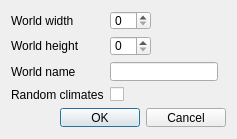
<?xml version="1.0" encoding="UTF-8"?>
<ui version="4.0">
 <class>Dialog</class>
 <widget class="QDialog" name="Dialog">
  <property name="enabled">
   <bool>true</bool>
  </property>
  <property name="sizePolicy">
   <sizepolicy hsizetype="Fixed" vsizetype="Fixed">
    <horstretch>0</horstretch>
    <verstretch>0</verstretch>
   </sizepolicy>
  </property>
  <property name="minimumSize">
   <size>
    <width>237</width>
    <height>139</height>
   </size>
  </property>
  <property name="maximumSize">
   <size>
    <width>237</width>
    <height>139</height>
   </size>
  </property>
  <property name="contextMenuPolicy">
   <enum>Qt::ActionsContextMenu</enum>
  </property>
  <property name="windowTitle">
   <string>Create world</string>
  </property>
  <property name="modal">
   <bool>false</bool>
  </property>
  <layout class="QFormLayout" name="formLayout">
   <property name="fieldGrowthPolicy">
    <enum>QFormLayout::FieldsStayAtSizeHint</enum>
   </property>
   <item row="0" column="0">
    <widget class="QLabel" name="label">
     <property name="text">
      <string>World width</string>
     </property>
    </widget>
   </item>
   <item row="0" column="1">
    <widget class="QSpinBox" name="spinBox"/>
   </item>
   <item row="1" column="0">
    <widget class="QLabel" name="label_2">
     <property name="text">
      <string>World height</string>
     </property>
    </widget>
   </item>
   <item row="1" column="1">
    <widget class="QSpinBox" name="spinBox_2"/>
   </item>
   <item row="2" column="0">
    <widget class="QLabel" name="label_3">
     <property name="text">
      <string>World name</string>
     </property>
    </widget>
   </item>
   <item row="2" column="1">
    <widget class="QLineEdit" name="lineEdit"/>
   </item>
   <item row="3" column="0">
    <widget class="QLabel" name="label_4">
     <property name="text">
      <string>Random climates</string>
     </property>
    </widget>
   </item>
   <item row="3" column="1">
    <widget class="QCheckBox" name="checkBox">
     <property name="text">
      <string/>
     </property>
    </widget>
   </item>
   <item row="4" column="0" colspan="2">
    <widget class="QDialogButtonBox" name="buttonBox">
     <property name="orientation">
      <enum>Qt::Horizontal</enum>
     </property>
     <property name="standardButtons">
      <set>QDialogButtonBox::Cancel|QDialogButtonBox::Ok</set>
     </property>
    </widget>
   </item>
  </layout>
 </widget>
 <resources/>
 <connections>
  <connection>
   <sender>buttonBox</sender>
   <signal>accepted()</signal>
   <receiver>Dialog</receiver>
   <slot>accept()</slot>
   <hints>
    <hint type="sourcelabel">
     <x>248</x>
     <y>254</y>
    </hint>
    <hint type="destinationlabel">
     <x>157</x>
     <y>274</y>
    </hint>
   </hints>
  </connection>
  <connection>
   <sender>buttonBox</sender>
   <signal>rejected()</signal>
   <receiver>Dialog</receiver>
   <slot>reject()</slot>
   <hints>
    <hint type="sourcelabel">
     <x>316</x>
     <y>260</y>
    </hint>
    <hint type="destinationlabel">
     <x>286</x>
     <y>274</y>
    </hint>
   </hints>
  </connection>
 </connections>
</ui>
